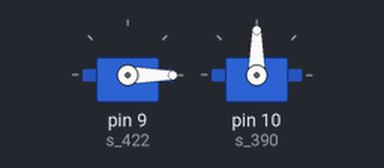
A sketch run on a simulated Arduino Uno, built with avr-gcc and run on an emulated ATmega328P. Shown: 2 × servo.

Above: at 0.05 s.
At 4.0 s:
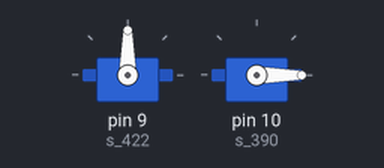
Timing chart, 0 to 5.2 s (numbered marks = the images above):
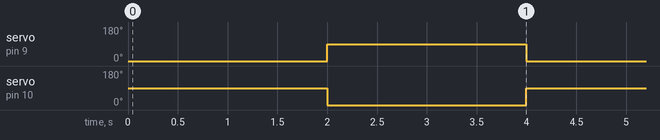

Measured:
- by itself, servo on pin 9 (s_422), servo on pin 10 (s_390): alternates 90° for 2.0 s and 0° for 2.0 s

The sketch:

servo_test.ino
```cpp
#include <Servo.h>
Servo s_422, s_390;

void setup() {
  s_422.attach(9);
  s_390.attach(10);
}

void loop() {
  s_422.write(0);
  s_390.write(90);
  delay(2000);
  s_422.write(90);
  s_390.write(0);
  delay(2000);
}
```
